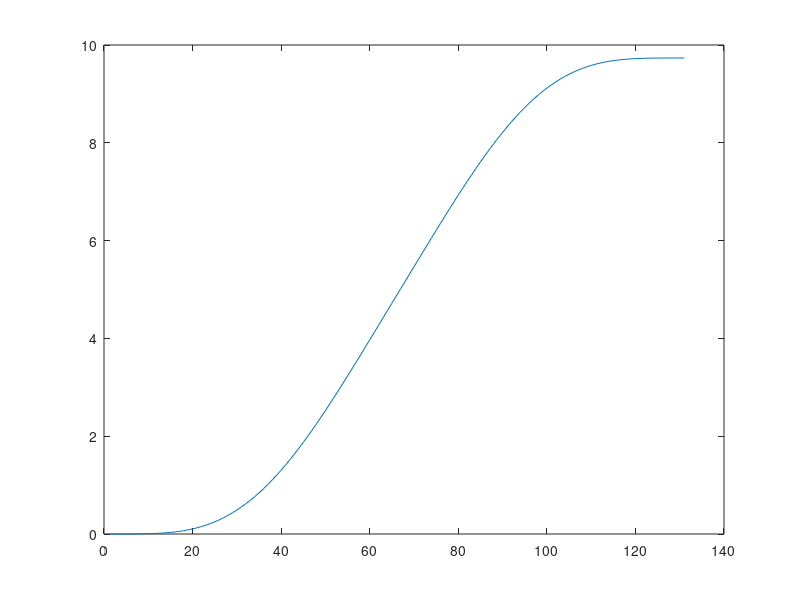

Write the MATLAB code that produced this figure.
% calculation of a symmetric sinoidprofile
% author: Matthias Seehauser
% date: 05.05.2014

a_m = 32; % acceleration 0.200 m/s^2
v_m = 64; % speed 0.25m/s
s_start = 0; % start position
s_end = 10; % end position
s_diff = s_end - s_start; % distance to drive
t_ipo = 0.012; % ipo cycletime

% calculate driven distance after acceleration phase
t_a_check = 2*v_m/a_m;
s_a_check = a_m*t_a_check^2/2;

% check if it is greater than the half of the full distance
if( s_a_check > s_diff/2)
  % calculate new ramptime and new max speed
  t_a=sqrt(4*(s_diff/2)/a_m);
  t_a=floor(t_a/t_ipo)*t_ipo;
  v_m=a_m*t_a/2;
  t_const_v = 0;
else
  % calculate normalized ramptime and speed for constant phase
  t_a=floor(v_m/(a_m*t_ipo))*t_ipo;
  s_a=a_m*t_a^2/2;
  s_const_v = s_diff - 2*s_a;
  t_const_v = s_const_v / v_m;
  t_const_v=floor(t_const_v/t_ipo)*t_ipo;
  v_m=s_const_v/t_const_v;
end

% calculate whole ramptimes
t_d = t_a+t_const_v;
t_e = t_d + t_a;

% recalculate new acceleration with normed speed
a_m=2*v_m/t_a;

% acceleration phase
t=0:t_ipo:(t_a-t_ipo);
spp_a_t = a_m*sin(pi/t_a*t).^2; 
sp_a_t = a_m*(1/2*t-t_a/(4*pi)*sin(2*pi/t_a*t));
s_a_t = a_m*(1/4*t.^2+t_a.^2/(8*pi.^2)*(cos(2*pi/t_a*t)-1));

% constant speed phase
t=t_a:t_ipo:(t_d-t_ipo);
size_t = size(t);
spp_c_t = zeros(size_t(2),1)';
sp_c_t = zeros(size_t(2),1)';
sp_c_t(:) = v_m;
s_c_t = v_m*(t-1/2*t_a);

% deceleration phase
t=t_d:t_ipo:t_e;
spp_d_t = -a_m*sin(pi/t_a*(t-t_d)).^2;
sp_d_t = v_m-a_m*(1/2*(t-t_d)-t_a/(4*pi)*sin(2*pi/t_a*(t-t_d)));
s_d_t = a_m/2*(t_e*(t+t_a)-(t.^2+t_e.^2+2*t_a.^2)/2+t_a.^2/(4*pi.^2)*(1-cos(2*pi/t_a*(t-t_d))));

% concat all single phases to one
s_ges_t = [s_a_t s_c_t s_d_t];
sp_ges_t = [sp_a_t sp_c_t sp_d_t];
spp_ges_t = [spp_a_t spp_c_t spp_d_t];

% generate a timeline
t_ges = 0:0.012:t_e;

%figure
plot(s_ges_t)


% -------------------------------------------------------------------------------------------------
% trajectory generated! now do the cool robot stuff
% -------------------------------------------------------------------------------------------------

% check if it is connected
% if( conHandle.isConnected() ~= 1 )
%   error('KMC is not connected');
% end
% 
% % create the differences of the position
% length = size(s_ges_t);
% s_differences = zeros(length);
% for i=1:1:(length(2)-1)
%   s_differences(i) = s_ges_t(i+1) - s_ges_t(i);
% end
% s_differences(length(2)) = 0;
% 
% RIst = zeros(length(2),6);
% RSol = zeros(length(2),6);
% AIst = zeros(length(2),6);
% ASol = zeros(length(2),6);
% MACur = zeros(length(2),6);
% FT = zeros(length(2),6);
% 
% for i=1:1:length(2)
%   tic();
%   numberAsString = num2str(s_differences(i),'%5.6f');
%   numberAsString = strrep(numberAsString, '.', ',');
%   conHandle.modifyAKorrVariable('AKorr1',numberAsString); 
%   
%   [RIst(i,:),RSol(i,:),AIst(i,:),ASol(i,:), MACur(i,:), FT(i,:)] = conHandle.decodeRobotInfoString( conHandle.getAktRobotInfo() );
%   
%   while( ~conHandle.isNextCycleStarted() )
%   end
%   
%   toc()
% end
% 
% figure;
